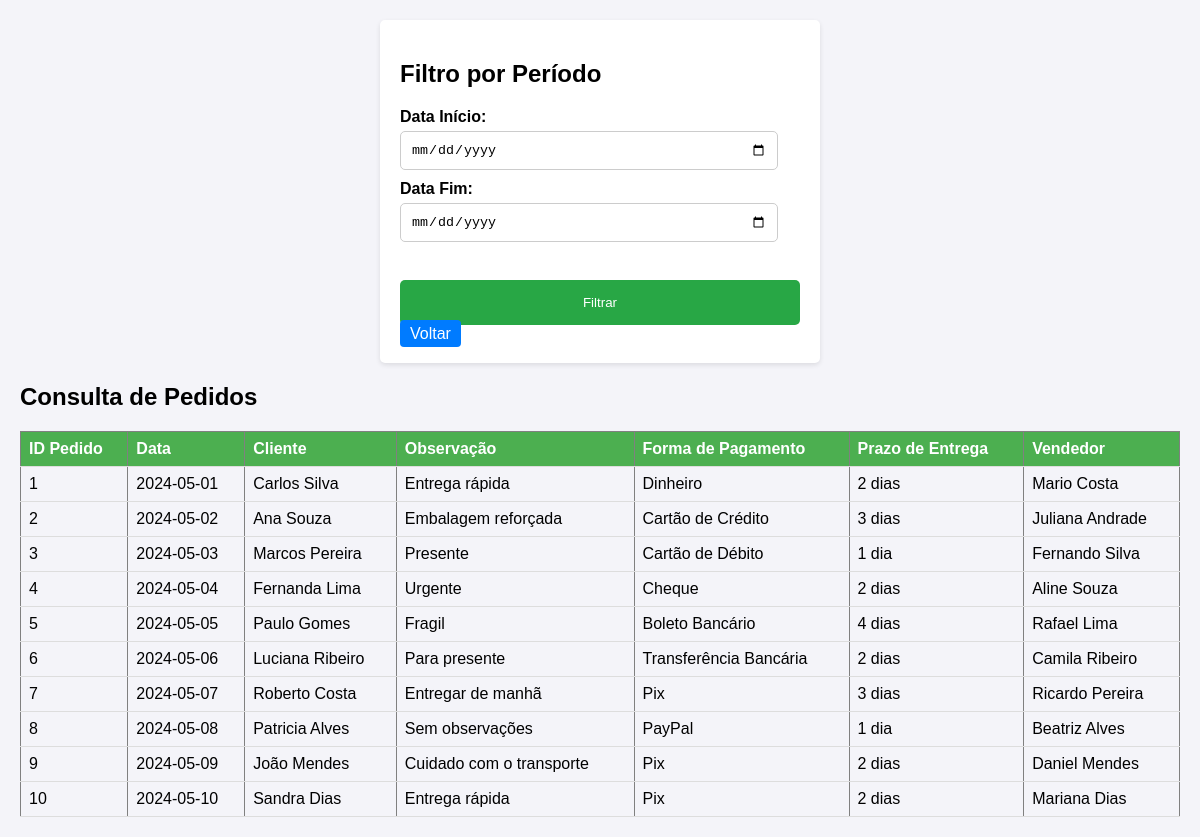
/pedido_cons_periodo.php, run on the app's committed database.
### tables this page shows
CREATE TABLE pedidos (
  id INTEGER PRIMARY KEY AUTO_INCREMENT,
  data DATE NOT NULL,
  id_cliente INTEGER NOT NULL,
  observacao VARCHAR(200),
  id_forma_pagto INTEGER,
  prazo_entrega VARCHAR(25),
  id_vendedor INTEGER NOT NULL,
  FOREIGN KEY (id_cliente) REFERENCES clientes(id),
  FOREIGN KEY (id_vendedor) REFERENCES vendedor(id),
  FOREIGN KEY (id_forma_pagto) REFERENCES forma_pagto(id)
) ENGINE INNODB;

CREATE TABLE clientes (
  id INTEGER PRIMARY KEY AUTO_INCREMENT,
  nome VARCHAR(100) NOT NULL,
  endereco VARCHAR(100) NOT NULL,
  numero VARCHAR(10) NOT NULL,
  bairro VARCHAR(50) NOT NULL,
  cidade VARCHAR(80) NOT NULL,
  estado CHAR(2) NOT NULL,
  email VARCHAR(100),
  cpf_cnpj VARCHAR(14) NOT NULL,
  rg VARCHAR(11) NOT NULL,
  telefone VARCHAR(15),
  celular VARCHAR(15) NOT NULL,
  data_nasc DATE NOT NULL,
  salario NUMERIC(10,2) NOT NULL
) ENGINE INNODB;

CREATE TABLE forma_pagto (
  id INTEGER PRIMARY KEY AUTO_INCREMENT,
  nome VARCHAR(50) NOT NULL
);

CREATE TABLE vendedor(
  id INTEGER PRIMARY KEY AUTO_INCREMENT,
  nome VARCHAR(100) NOT NULL,
  endereco VARCHAR(100) NOT NULL,
  cidade VARCHAR(80) NOT NULL,
  estado CHAR(2) NOT NULL,
  celular VARCHAR(15) NOT NULL,
  email VARCHAR(100),
  perc_comissao NUMERIC(5,2) NOT NULL
) ENGINE INNODB;

### WEB/pedido_cons_periodo.php (the view, shortened to what this page needs)
<!DOCTYPE html>
<html lang="pt-br">
<head>
</head>
<body>
<?php
  include('ConexaoBD.php');
  $data_inicio = isset($_POST['data_inicio']) ? $_POST['data_inicio'] : '';
  $data_fim = isset($_POST['data_fim']) ? $_POST['data_fim'] : '';
  $sql = "SELECT p.*, c.nome AS nome_cliente, v.nome AS nome_vendedor, fp.nome AS forma_pagamento
          FROM pedidos p
          INNER JOIN clientes c ON p.id_cliente = c.id
          INNER JOIN vendedor v ON p.id_vendedor = v.id
          INNER JOIN forma_pagto fp ON p.id_forma_pagto = fp.id";
  $result = $con->query($sql);
  ?>
  <form method="POST">
    <h2>Filtro por Período</h2>
    <label for="data_inicio">Data Início:</label>
    <input type="date" id="data_inicio" name="data_inicio" value="<?= $data_inicio ?>"><br>
    <label for="data_fim">Data Fim:</label>
    <input type="date" id="data_fim" name="data_fim" value="<?= $data_fim ?>"><br><br>
    <button type="submit" class="button-filter">Filtrar</button>
    <a href="Pedidos.php" class="button">Voltar</a>
  </form>
  <h2>Consulta de Pedidos</h2>
  <table border="1">
    <thead>
      <tr>
        <th>ID Pedido</th>
        <th>Data</th>
        <th>Cliente</th>
        <th>Observação</th>
        <th>Forma de Pagamento</th>
        <th>Prazo de Entrega</th>
        <th>Vendedor</th>
      </tr>
    </thead>
    <tbody>
      <?php
      if ($result->num_rows > 0) {
        while($row = $result->fetch_assoc()) {
          echo "<tr>";
          echo "<td>{$row['id']}</td>";
          echo "<td>{$row['data']}</td>";
          echo "<td>{$row['nome_cliente']}</td>";
          echo "<td>{$row['observacao']}</td>";
          echo "<td>{$row['forma_pagamento']}</td>";
          echo "<td>{$row['prazo_entrega']}</td>";
          echo "<td>{$row['nome_vendedor']}</td>";
          echo "</tr>";
        }
      } else {
        echo "<tr><td colspan='7'>Nenhum pedido encontrado</td></tr>";
      }
      ?>
    </tbody>
  </table>
</body>
</html>

### WEB/pedido_cons_periodo.php (style rules this page uses)
body { font-family: Arial, sans-serif; background-color: #f4f4f9; margin: 0; padding: 20px; }
form { background-color: #fff; padding: 20px; border-radius: 5px; box-shadow: 0 2px 5px rgba(0, 0, 0, 0.1); max-width: 400px; margin: 0 auto; }
label { display: block; margin-top: 10px; font-weight: bold; }
input, select { width: calc(100% - 22px); padding: 10px; margin-top: 5px; border-radius: 5px; border: 1px solid #ccc; box-sizing: border-box; }
.button-filter, input[type="reset"], #btnVoltar { width: 100%; background-color: #28a745; color: white; border: none; padding: 15px; border-radius: 5px; cursor: pointer; margin-top: 20px; }
table { width: 100%; border-collapse: collapse; margin-top: 20px; }
th, td { padding: 8px; text-align: left; border-bottom: 1px solid #ddd; }
th { background-color: #4CAF50; color: white; }
a { text-decoration: none; color: #007bff; padding: 5px 10px; border-radius: 4px; background-color: #007bff; color: white; }

### data on the page
pedidos: id "1", data "2024-05-01", id_cliente.nome "Carlos Silva", observacao "Entrega rápida", id_forma_pagto.nome "Dinheiro", prazo_entrega "2 dias", id_vendedor.nome "Mario Costa"
pedidos: id "2", data "2024-05-02", id_cliente.nome "Ana Souza", observacao "Embalagem reforçada", id_forma_pagto.nome "Cartão de Crédito", prazo_entrega "3 dias", id_vendedor.nome "Juliana Andrade"
pedidos: id "3", data "2024-05-03", id_cliente.nome "Marcos Pereira", observacao "Presente", id_forma_pagto.nome "Cartão de Débito", prazo_entrega "1 dia", id_vendedor.nome "Fernando Silva"
pedidos: id "4", data "2024-05-04", id_cliente.nome "Fernanda Lima", observacao "Urgente", id_forma_pagto.nome "Cheque", prazo_entrega "2 dias", id_vendedor.nome "Aline Souza"
pedidos: id "5", data "2024-05-05", id_cliente.nome "Paulo Gomes", observacao "Fragil", id_forma_pagto.nome "Boleto Bancário", prazo_entrega "4 dias", id_vendedor.nome "Rafael Lima"
pedidos: id "6", data "2024-05-06", id_cliente.nome "Luciana Ribeiro", observacao "Para presente", id_forma_pagto.nome "Transferência Bancária", prazo_entrega "2 dias", id_vendedor.nome "Camila Ribeiro"
pedidos: id "7", data "2024-05-07", id_cliente.nome "Roberto Costa", observacao "Entregar de manhã", id_forma_pagto.nome "Pix", prazo_entrega "3 dias", id_vendedor.nome "Ricardo Pereira"
pedidos: id "8", data "2024-05-08", id_cliente.nome "Patricia Alves", observacao "Sem observações", id_forma_pagto.nome "PayPal", prazo_entrega "1 dia", id_vendedor.nome "Beatriz Alves"
pedidos: id "9", data "2024-05-09", id_cliente.nome "João Mendes", observacao "Cuidado com o transporte", id_forma_pagto.nome "Pix", prazo_entrega "2 dias", id_vendedor.nome "Daniel Mendes"
pedidos: id "10", data "2024-05-10", id_cliente.nome "Sandra Dias", observacao "Entrega rápida", id_forma_pagto.nome "Pix", prazo_entrega "2 dias", id_vendedor.nome "Mariana Dias"
